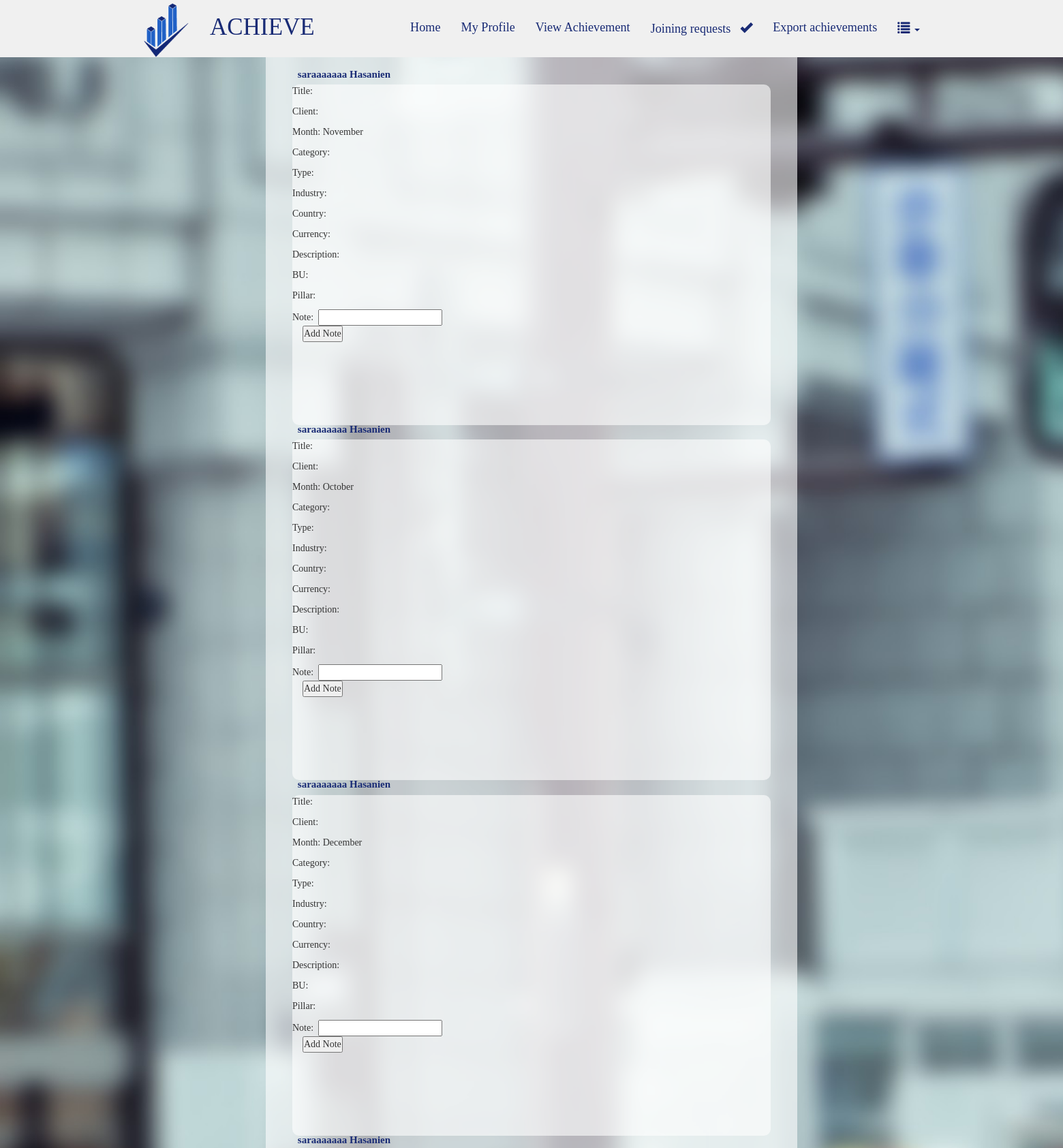
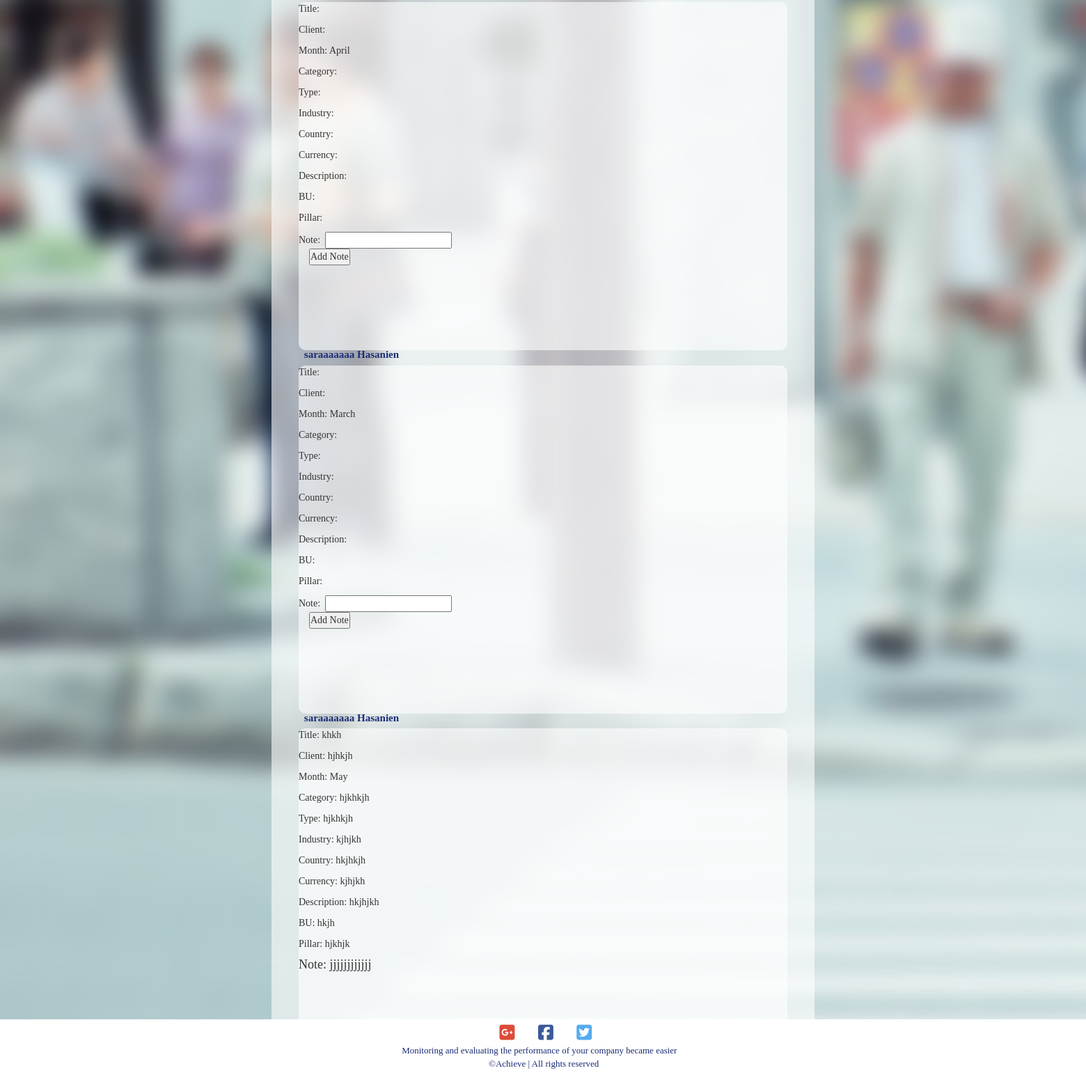
The page /department.php (signed in) on the database its author committed (2 pictures, top to bottom).
### tables this page shows
CREATE TABLE `achievement` (
  `AchID` int(10) NOT NULL,
  `type` text NOT NULL,
  `Month` varchar(10) NOT NULL,
  `pillar` text NOT NULL,
  `BU` text NOT NULL,
  `title` text NOT NULL,
  `category` text NOT NULL,
  `Currency` text NOT NULL,
  `description` text NOT NULL,
  `EID` int(10) NOT NULL,
  `client` text NOT NULL,
  `country` text NOT NULL,
  `industry` text NOT NULL,
  `CIH` text NOT NULL,
  `Referencelink` text NOT NULL,
  `year` int(10) NOT NULL,
  `rating` int(11) DEFAULT NULL
);

CREATE TABLE `employee` (
  `EID` int(10) NOT NULL,
  `email` varchar(30) NOT NULL,
  `country` varchar(10) NOT NULL,
  `certificate` text NOT NULL,
  `password` int(20) NOT NULL,
  `DNO` int(10) NOT NULL,
  `username` varchar(20) NOT NULL,
  `approved` varchar(50) DEFAULT NULL,
  `Ejobtitle` varchar(100) DEFAULT NULL,
  `Eimg` longblob,
  `lastname` varchar(50) DEFAULT NULL,
  `firstname` varchar(50) DEFAULT NULL,
  `rank` int(11) DEFAULT NULL,
  `gender` char(1) DEFAULT NULL,
  `NewDno` int(11) DEFAULT NULL,
  `joinDate` date DEFAULT NULL,
  `department` varchar(50) DEFAULT NULL
);

CREATE TABLE `note` (
  `NID` int(50) NOT NULL,
  `text` varchar(100) NOT NULL,
  `AchID` int(10) NOT NULL
);

### Common.php (called while the page is built, shortened)
<?php
class Database
    {
        public static $connection;
        private function __construct()
        {
            $this->conn=new mysqli('localhost','root','','sw');
        }
            public static function Connect()
        {
            if(!isset(self::$connection))
            {
                self::$connection=new Database;
                return self::$connection;
            }
            else
            return self::$connection;
        }
    }
?>

### department.php (the view, shortened to what this page needs)
<?php
require "Common.php";
$db=Database::Connect();
$dno= $_SESSION['user']['DNO'];
$result=$db->conn->query("SELECT e.EID,e.firstname,e.lastname ,a.AchID,a.type,a.Month,a.pillar,a.BU,a.title,a.category,a.Currency,a.description,a.EID,a.industry,a.country,a.currency,a.BU,a.pillar,a.client  FROM employee e ,achievement a WHERE e.DNO='$dno' and e.EID=a.EID order by AchID DESC");
?>
<!DOCTYPE html>
<html lang="en">
<head>
        <link rel="stylesheet" href="css/department.css">
        <link rel="stylesheet" href="https://cdnjs.cloudflare.com/ajax/libs/font-awesome/4.7.0/css/font-awesome.min.css">
        <link rel="stylesheet" href="https://maxcdn.bootstrapcdn.com/bootstrap/3.3.7/css/bootstrap.min.css">
        <link rel="stylesheet" href="path/to/font-awesome/css/font-awesome.min.css">
    </head>
    <body>
<div class="example3">
  <nav class="navbar navbar-fixed-top">
    <div class="container">
      <div class="navbar-header">
        <a class="navbar-brand" href=""><img src="images/rsz_achive.png"/>
        </a>
        <div class="navbar-text">ACHIEVE</div>
      </div>
      <div id="navbar3" class="navbar-collapse collapse">
        <ul class="nav navbar-nav navbar-right">
          <li ><a href="Home.php">Home</a></li>
          <li><a href="ProfileFront.php">My Profile</a></li>
              <li ><a href="viewAchievement.php">View Achievement</a></li>
            <?php
                if (empty($_SESSION['user2']))
                {
                    if ($_SESSION['user']['type']==1)
                        {
                            echo'<li><a href="requests.php">Joining requests &nbsp;&nbsp;<span class="glyphicon glyphicon-ok" aria-hidden="true"></span></a></li>';
                        }
                        else if ($_SESSION['user']['type']==2)
                        {
                            echo'<li><a href="requestsManagers.php">Joining requests &nbsp;&nbsp;<span class="glyphicon glyphicon-ok" aria-hidden="true"></span></a></li>';
                        }
                }
            ?>
          <li><a href="ExportAch.php">Export achievements</a></li>
          <li class="dropdown">
            <a href="#" class="dropdown-toggle" data-toggle="dropdown" role="button" aria-expanded="false"><span class="glyphicon glyphicon-list" aria-hidden="true"></span> <span class="caret"></span></a>
          </li>
        </ul>
      </div>
    </div>
  </nav>
          </div>
<div class="PostsArea">
    <br>
    <?php  if ($result->num_rows>0)
{
    while ($row=$result->fetch_assoc())
    { ?>
    <div class="postowner"> <?php echo $row['firstname'] ?> <?php echo $row['lastname'] ?> </div>
    <div class="onepost">
    <p>Title: <?php echo $row['title'] ?> </p>
        <p>Client: <?php echo $row['client'] ?> </p>
    <p>Month: <?php echo$row['Month'] ?> </p>
    <p>Category: <?php echo $row['category'] ?> </p>
    <p>Type: <?php echo $row['type'] ?> </p>
    <p>Industry: <?php echo $row['industry'] ?> </p>
    <p>Country: <?php echo $row['country'] ?> </p>
    <p>Currency: <?php echo $row['currency'] ?> </p>
    <p>Description: <?php echo $row['description'] ?> </p>
    <p>BU: <?php echo $row['BU'] ?> </p>
    <p>Pillar: <?php echo $row['pillar'] ?> </p>
    <?php
        $rr=$row['AchID'];
        $result1 = $db->conn->query("select * FROM note n WHERE n.AchID= '$rr'");
    if ($result1->num_rows>0){
        $row1=$result1->fetch_assoc();
    ?>
        <h4>
        Note: <?php echo $row1['text'] ?> </h4>
    <?php }
     else { $i= $row['AchID']; ?>
           <form method="post" action="addnote.php">
                        Note:&nbsp; <input name="note" type="text" ><br>
         <div class="container">
				 <input type="submit"    value="Add Note">
				 </div>
          </form>
    <?php } ?>   </div>   <?php }}     ?>
        </div>
<div class="firstsec">
<i class="fa fa-google-plus-square" style="font-size:25px"></i>
<i class="fa fa-facebook-square" style="font-size:25px"></i>
<i class="fa fa-twitter-square" style="font-size:25px"></i>
<p class="footText1">Monitoring and evaluating the performance of your company became easier<br></p>
<p class="footText2">&copy;Achieve | All rights reserved</p>
</div>
    </body>
</html>

### CSS/department.css (style rules this page uses)
* { margin: 0; padding: 0; font-family:Tahoma; }
body { overflow-x:hidden; background-image:url("y.jpg"); -webkit-background-size: cover; -moz-background-size: cover; -o-background-size: cover; background-size: cover; }
.navbar { background:#f0f0f0!important; display: block; }
.navbar-brand { //padding: 0px; }
.navbar-brand>img { height: 150%; margin-top: -15% }
.nav >li>a { color:#192b75!important; }
.navbar-text { margin-left: -5%; margin-top: 5%; color:#192b75!important; font-size: 250%; font-weight: 300; }
.example3 .navbar-brand { height: 82.5px; }
.example3 .nav >li >a { padding-top: 30px; padding-bottom: 30px; font-size: 130%; }
.PostsArea { width:50%; margin:auto; height:100%; min-height: 1000px; background-color: rgba(255,255,255,0.6); position: relative; top: 82.5px; }
.onepost { width: 90%; background-color:rgba(255,255,255,0.6) ; margin: auto; height:500px; border-radius: 10px; }
.postowner { font-size: 15px; font-weight: bold; position: relative; left: 6%; top:-4px; color: #192b75; }
.firstsec { background: rgba(255,255,255,1); // background:#f0f0f0!important; width:100%; height:90px; bottom: 0; left: 0; right: 0; }
.footText1 { color: #192b75; font-size: 13px; display: block; position: relative; left: 37%; top: 9px; }
.footText2 { margin: auto; color: #192b75; font-size: 13px; display: block; position: relative; left: 45%; }
.fa { position: relative; left:46%; right: 50%; top:7px; margin-right: 30px; }
.fa-facebook-square { color: #3b5998; }
.fa-google-plus-square { color: #dd4b39; }
.fa-twitter-square { color:#55acee }
.container { padding-top:-10px }

### rows shown on the page
achievement: employee.firstname "saraaaaaaa", employee.lastname "Hasanien", Month "November"
achievement: employee.firstname "saraaaaaaa", employee.lastname "Hasanien", Month "October"
achievement: employee.firstname "saraaaaaaa", employee.lastname "Hasanien", Month "December"
achievement: employee.firstname "saraaaaaaa", employee.lastname "Hasanien", Month "April"
achievement: employee.firstname "saraaaaaaa", employee.lastname "Hasanien", Month "March"
achievement: employee.firstname "saraaaaaaa", employee.lastname "Hasanien", title "khkh", client "hjhkjh", Month "May", category "hjkhkjh", type "hjkhkjh", industry "kjhjkh", country "hkjhkjh", Currency "kjhjkh", description "hkjhjkh", BU "hkjh", pillar "hjkhjk", note.text "jjjjjjjjjjjj"
